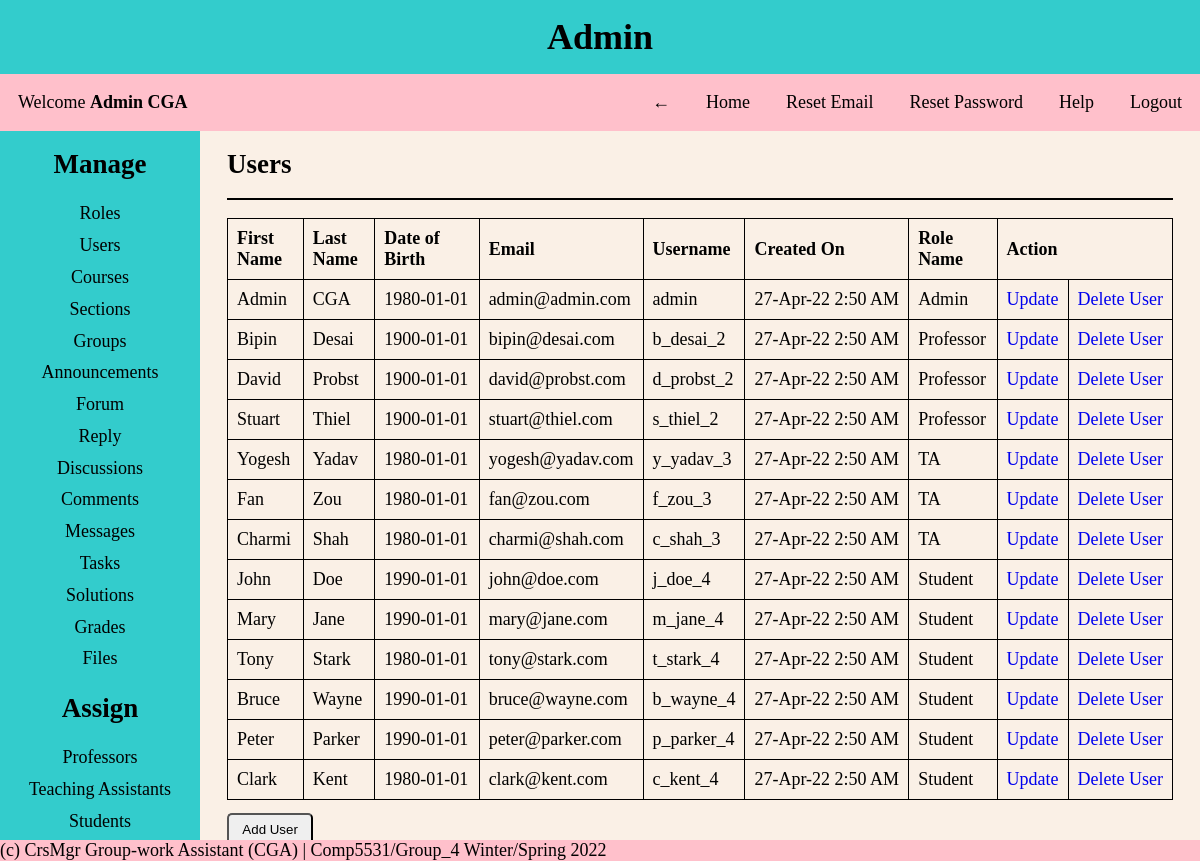
The app's page /pages/admin.php?page=users (signed in) with its own data.
### tables this page shows
CREATE TABLE Users
(
  user_id INT NOT NULL AUTO_INCREMENT PRIMARY KEY,
  first_name VARCHAR(30) NOT NULL,
  last_name VARCHAR(30) NOT NULL,
  dob DATE NOT NULL,
  email VARCHAR(30) NOT NULL UNIQUE,
  username VARCHAR(30) NOT NULL UNIQUE,
  password VARCHAR(30) NOT NULL,
  created_on DATETIME DEFAULT CURRENT_TIMESTAMP,
  first_login TINYINT NOT NULL,
  role_id INT NOT NULL,
  FOREIGN KEY (role_id) REFERENCES Roles(role_id)
);

CREATE TABLE Roles
(
  role_id INT NOT NULL AUTO_INCREMENT PRIMARY KEY,
  role_name VARCHAR(30) NOT NULL UNIQUE,
  role_description VARCHAR(255) NOT NULL
);

### helper/functions.php (called while the page is built, shortened)
<?php
function isAdmin()
{
    if (isset($_SESSION['role_id']) && $_SESSION['role_id'] == 1) {
        return true;
    }
    return false;
}
function date_convert($date)
{
    $date = strtotime($date);
    return date('d-M-y g:i A', $date);
}

### CRUD/users.php (the view, shortened to what this page needs)
<div class="content-body">
    <?php
    $query = "SELECT * FROM users as u JOIN roles as r ON u.role_id = r.role_id ORDER BY user_id ASC";
    $results = mysqli_query($conn, $query);
    ?>
    <h2>Users</h2>
    <hr>
    <table>
        <thead>
            <tr>
                <th>First Name</th>
                <th>Last Name</th>
                <th>Date of Birth</th>
                <th>Email</th>
                <th>Username</th>
                <th>Created On</th>
                <th>Role Name</th>
                <?php isAdmin() ? print '<th colspan="2">Action</th>' : '' ?>
            </tr>
        </thead>
        <tbody>
            <?php
            foreach ($results as $users) {
                $user_id = $users['user_id'];
                $first_name = $users['first_name'];
                $last_name = $users['last_name'];
                $dob = $users['dob'];
                $email = $users['email'];
                $username = $users['username'];
                $created_on = date_convert($users['created_on']);
                $role_name = $users['role_name'];
                $role_id = $users['role_id'];
            ?>
                <tr>
                    <td><?= $first_name ?></td>
                    <td><?= $last_name ?></td>
                    <td><?= $dob ?></td>
                    <td><?= $email ?></td>
                    <td><?= $username ?></td>
                    <td><?= $created_on ?></td>
                    <td><?= $role_name ?></td>
                    <?php if (isAdmin()) {
                        echo '<td><a href="?page=users&update_view=true&update_id=' . $user_id . '">Update</a></td>';
                        echo "<td><a href='?page=users&delete_id=" . $user_id . "&role_id=" . $role_id . "' onclick='return confirm(&quot;Are you sure you want to delete? &quot;)'>Delete User</a></td>";
                    } ?>
                </tr>
            <?php
            }
            ?>
        </tbody>
    </table>
    <?php if (isAdmin()) { ?>
        <a href="?page=users&add_view=true">
            <button>Add User</button>
        </a>
    <?php } ?>
</div>

### includes/header.php (shortened to what this page needs)
<?php
require_once('../helper/functions.php');
$name = $_SESSION['name'];
$role_name = $_SESSION['role_name'];
?>
<!DOCTYPE html>
<html lang="en">
<head>
    <link rel="stylesheet" href="../styles/style.css">
</head>
<body>
    <header>
        <div class="title-bar">
            <h1><?= $role_name ?></h1>
            <nav>
                <div class="header-minimum">
                    <p>Welcome <b><?= $name ?></b></p>
                </div>
                <ul class="header-link" id="header-link">
                    <li><a href="javascript:history.go(-1)">&larr;</a></li>
                    <li><a href="?page=home">Home</a></li>
                    <li><a href="../auth/reset-email.php">Reset Email</a></li>
                    <li><a href="../auth/reset-password.php">Reset Password</a></li>
                    <li><a href="?page=help">Help</a></li>
                    <li><a href="../auth/logout.php">Logout</a></li>
                </ul>
            </nav>
        </div>
    </header>

### pages/admin.php (shortened to what this page needs)
<?php require("../includes/header.php"); ?>
<main>
    <div class="main-body">
        <section>
            <div class="col-left">
                <div class="main-menu">
                    <h2>Manage</h2>
                    <ul class="menu-list">
                        <li><a href="?page=roles">Roles</a></li>
                        <li><a href="?page=users">Users</a></li>
                        <li><a href="?page=courses">Courses</a></li>
                        <li><a href="?page=sections">Sections</a></li>
                        <li><a href="?page=groups">Groups</a></li>
                        <li><a href="?page=announcements">Announcements</a></li>
                        <li><a href="?page=forums">Forum</a></li>
                        <li><a href="?page=reply">Reply</a></li>
                        <li><a href="?page=discussions">Discussions</a></li>
                        <li><a href="?page=comments">Comments</a></li>
                        <li><a href="?page=messages">Messages</a></li>
                        <li><a href="?page=task">Tasks</a></li>
                        <li><a href="?page=solution">Solutions</a></li>
                        <li><a href="?page=grades">Grades</a></li>
                        <li><a href="?page=files">Files</a></li>
                    </ul>
                    <h2>Assign</h2>
                    <ul class="menu-list">
                        <li><a href="?page=assign-professors">Professors</a></li>
                        <li><a href="?page=assign-tas">Teaching Assistants</a></li>
                        <li><a href="?page=assign-students">Students</a></li>
                    </ul>
                </div>
            </div>
        </section>
        <section>
            <div class="col-right">
                <?php
                if (isset($_GET['page'])) {
                    $page = $_GET['page'];
                    if (file_exists("../CRUD/" . $page . ".php")) {
                        include("../CRUD/" . $page . ".php");
                    }
                } else {
                    include("../includes/home.php");
                }
                ?>
            </div>
        </section>
    </div>
</main>
<?php require("../includes/footer.php"); ?>

### includes/footer.php (shortened to what this page needs)
<footer>
    <p> (c) CrsMgr Group-work Assistant (CGA) | Comp5531/Group_4 Winter/Spring 2022</p>
</footer>
</body>
</html>

### styles/style.css (style rules this page uses)
* { margin: 0; padding: 0; box-sizing: border-box; }
body { background-color: #faf0e6; font-family: 'Times New Roman', Times, serif; font-size: large; }
li { list-style-type: none; overflow-wrap: break-word; }
a { text-decoration: none; }
header h1 { background: #33cccc; padding: 1rem 0.5rem; text-align: center; font-weight: bolder; }
.header-minimum { display: flex; align-items: center; justify-content: space-between; background-color: #ffc0cb; }
.header-link { background-color: #ffc0cb; }
nav p { padding: 0 1em; }
nav li { list-style-type: none; padding: 1em; }
nav li a { text-decoration: none; color: black; }
.main-body { display: grid; }
section { text-align: center; }
.col-left { overflow: hidden; background-color: #33cccc; padding: 1em 0; height: 84vh; }
hr { border: 1px solid black; margin: 1em 0; }
.main-menu ul { list-style-type: none; }
.menu-list { padding: 1em 0; }
.menu-list li { padding: 0.3em 0; }
.menu-list a { text-decoration: none; color: black; }
.col-right { overflow-y: scroll; text-align: left; padding: 1em; height: 84vh; }
.content-body { padding: 0 0.5em; text-align: left; }
table, th, td { border: 1px solid; border-collapse: collapse; text-align: left; padding: 0.5em; }
td { max-width: 250px; overflow: hidden; text-overflow: ellipsis; white-space: nowrap; }
button { padding: 0.5em 1em; border-radius: 5px; margin: 1em 0 auto; }
footer p { background-color: #ffc0cb; position: fixed; bottom: 0px; width: 100%; }
@media only screen and (min-width: 480px) { .main-body { grid-template-columns: 2fr 4fr; } }
@media only screen and (min-width: 480px) { .header-link { display: none; } }
@media only screen and (min-width: 768px) { .main-body { grid-template-columns: 1fr 4fr; } }
@media only screen and (min-width: 1024px) { .main-body { grid-template-columns: 1fr 5fr; } }
@media only screen and (min-width: 1024px) { nav { display: flex; align-items: center; justify-content: space-between; background-color: #ffc0cb; } }
@media only screen and (min-width: 1024px) { .header-link { display: flex; flex-wrap: wrap; background-color: #ffc0cb; } }
@media only screen and (max-height: 900px) and (min-width: 480px) { .col-left { overflow-y: scroll; } }

### records on screen
users: first_name "Admin", last_name "CGA", dob "1980-01-01", email "admin@admin.com", username "admin", created_on "27-Apr-22 2:50 AM", role.role_name "Admin"
users: first_name "Bipin", last_name "Desai", dob "1900-01-01", email "bipin@desai.com", username "b_desai_2", created_on "27-Apr-22 2:50 AM", role.role_name "Professor"
users: first_name "David", last_name "Probst", dob "1900-01-01", email "david@probst.com", username "d_probst_2", created_on "27-Apr-22 2:50 AM", role.role_name "Professor"
users: first_name "Stuart", last_name "Thiel", dob "1900-01-01", email "stuart@thiel.com", username "s_thiel_2", created_on "27-Apr-22 2:50 AM", role.role_name "Professor"
users: first_name "Yogesh", last_name "Yadav", dob "1980-01-01", email "yogesh@yadav.com", username "y_yadav_3", created_on "27-Apr-22 2:50 AM", role.role_name "TA"
users: first_name "Fan", last_name "Zou", dob "1980-01-01", email "fan@zou.com", username "f_zou_3", created_on "27-Apr-22 2:50 AM", role.role_name "TA"
users: first_name "Charmi", last_name "Shah", dob "1980-01-01", email "charmi@shah.com", username "c_shah_3", created_on "27-Apr-22 2:50 AM", role.role_name "TA"
users: first_name "John", last_name "Doe", dob "1990-01-01", email "john@doe.com", username "j_doe_4", created_on "27-Apr-22 2:50 AM", role.role_name "Student"
users: first_name "Mary", last_name "Jane", dob "1990-01-01", email "mary@jane.com", username "m_jane_4", created_on "27-Apr-22 2:50 AM", role.role_name "Student"
users: first_name "Tony", last_name "Stark", dob "1980-01-01", email "tony@stark.com", username "t_stark_4", created_on "27-Apr-22 2:50 AM", role.role_name "Student"
users: first_name "Bruce", last_name "Wayne", dob "1990-01-01", email "bruce@wayne.com", username "b_wayne_4", created_on "27-Apr-22 2:50 AM", role.role_name "Student"
users: first_name "Peter", last_name "Parker", dob "1990-01-01", email "peter@parker.com", username "p_parker_4", created_on "27-Apr-22 2:50 AM", role.role_name "Student"
users: first_name "Clark", last_name "Kent", dob "1980-01-01", email "clark@kent.com", username "c_kent_4", created_on "27-Apr-22 2:50 AM", role.role_name "Student"

### other values on screen
$role_name "Admin"
$name "Admin CGA"
